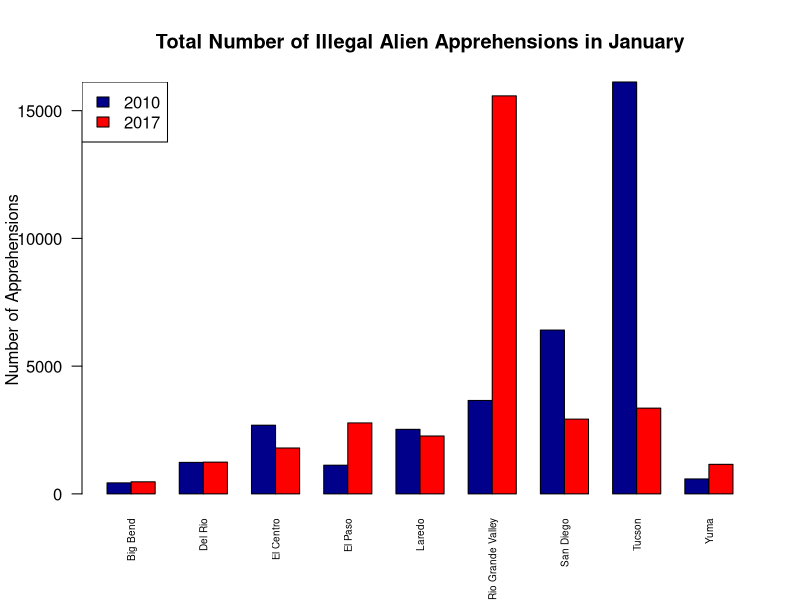
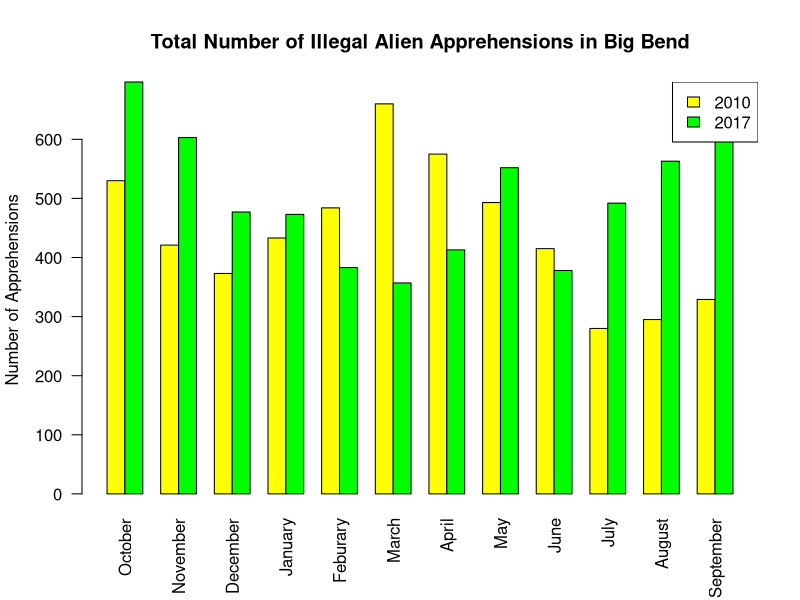

Write R code to recreate these figures, in order. (Note: this script raises an error after producing the figures.)
# Load the data
PB2010 <- read.csv('./Data/BP Apprehensions 2010.csv')
PB2017 <- read.csv('./Data/PB Apprehensions 2017.csv')
monthly <- read.csv('./Data/PB monthly summaries.csv')

# Clean the data
PB2017 <- PB2017[,-14]
PB2017 <- PB2017[-10,]
PB2017 <- cbind(Sector=PB2010$Sector,as.data.frame(sapply(PB2017[2:ncol(PB2017)],function(x){as.integer(gsub(',','',x))})))

# Save cleaned data
saveRDS(PB2010,file="./Data/PB Apprehensions 2010.rds")
saveRDS(PB2017,file='./Data/PB Apprehensions 2017.rds')
saveRDS(monthly,file='./Data/PB monthly summaries.rds')

# Compare by month

# write a function that would produce barplots by month
# PB1 and PB2 should be dataframes, and the function is designed to let PB2010 = PB1 and PB2017 = PB2
# n should be a string that indicates the month of the graph

month_graph <- function(PB1,PB2,n){
    month <- c('October','November','December','January','Feburary','March','April','May','June','July','August',
               'September')
    time <- which(month==n)
    m <- rbind(PB1[,time+1],PB2[,time+1])
    rownames(m) <- c('2010','2017')
    colnames(m) <- PB2010$Sector
    barplot(as.matrix(m),col=c('darkblue','red'),ylab='Number of Apprehensions',
            main=paste('Total Number of Illegal Alien Apprehensions in', n,sep = ' '),
            beside = TRUE,las=2,cex.names = 0.6)
    legend("topleft", 
           legend = rownames(m), 
           fill = c("darkblue", "red"))
}

# an example of the function above
month_graph(PB2010,PB2017,'January')

# Compare by sector

# write a function that would produce barplots by sector
# PB1 and PB2 should be dataframes, and the functions is designed to take PB2010 as PB1 and PB2017 as PB2
# n should be a string that indicates the sector of the graph

sector_graph <- function(PB1,PB2,n){
    sector <- as.character(PB2010$Sector)
    s <- which(sector==n)
    m <- rbind(PB1[s,-1],PB2[s,-1])
    rownames(m) <- c('2010','2017')
    colnames(m) <- c('October','November','December','January','Feburary','March','April','May','June','July','August',
                    'September')
    barplot(as.matrix(m),col=c('yellow','green'),ylab='Number of Apprehensions',
            main=paste('Total Number of Illegal Alien Apprehensions in',n,sep = ' '),
            beside = TRUE, las=2)
    legend("topright", 
           legend = rownames(m), 
           fill = c("yellow", "green"))
}

# an example of the function above

sector_graph(PB2010,PB2017,'Big Bend')

# Sector with most apprehensions in 2010
PB2010$Total <- apply(PB2010[,-1],1,sum)
most_2010 <- PB2010[PB2010$Total==max(PB2010$Total),]
most_2010_s <- as.character(PB2010$Sector[PB2010$Total==max(PB2010$Total)]) # gives the name of the sector

# Sector with most apprehensions in 2017
PB2017$Total <- apply(PB2017[,-1],1,sum)
most_2017 <- PB2017[PB2017$Total==max(PB2017$Total),]
most_2017_s <- as.character(PB2017$Sector[PB2017$Total==max(PB2017$Total)]) # gives the name of the sector

# Combine these two rows as a new dataframe
most <- as.data.frame(t(rbind(most_2010,most_2017)))
colnames(most) <- c('2010','2017')
most <- most[-1,]
most <- most[-13,]
most$`2010` <- as.numeric(as.character(most$`2010`))
most$`2017` <- as.numeric(as.character(most$`2017`))

# a variance test first
var.test(most$`2010`,most$`2017`) # the result of the test is that two samples have same variance

# then the initial t-test
t.test(most$`2010`,most$`2017`,paired=FALSE,var.equal = TRUE) 
# with a significance level of 0.05, we have to reject the null hypothesis and conclude that there are differences in mean

# a second t-test to find out if the mean level of apprehension increases from 2010 to 2017
t.test(most$`2010`,most$`2017`,paired=FALSE,var.equal = TRUE,alternative='greater')
# with a significance level of 0.05, we have to reject the null hypothesis and conclude that the mean level in 2010 is greater than the mean level in 2017


# Three months periods

# write a function that would return a dataframe with the total number of apprehensions in 3-month period
# object should be a data frame, particularly, should be either PB2010 or PB2017

three_period <- function(object) {
  period <- data.frame()
  for (i in (1:nrow(object))) {
    for (j in (1:(ncol(object)-3))){
      period[i,j] <- object[i,j+1]+object[i,j+2]+object[i,j+3]
    }
  }
  colnames(period) <- c('Oct-Dec','Nov-Jan','Dec-Feb','Jan-Mar','Feb-Apr','Mar-May','Apr-Jun',
                        'May-Jul','Jun-Aug','Jul-Sep')
  rownames(period) <- PB2017$Sector
  period
}

t_month_2010 <- three_period(PB2010)
t_month_2017 <- three_period(PB2017)

# Calculate the total apprehension for each three month period and assign a name for the new row
t_month_2010 <- rbind(t_month_2010,colSums(t_month_2010))
rownames(t_month_2010) <- c(rownames(t_month_2010)[-length(rownames(t_month_2010))],'Total')

t_month_2017 <- rbind(t_month_2017,colSums(t_month_2017))
rownames(t_month_2017) <- c(rownames(t_month_2017)[-length(rownames(t_month_2017))],'Total')

# Find the maximum apprehension level for each year and return the time period
max_2010 <- t_month_2010[,t_month_2010[length(t_month_2010),]==max(t_month_2010[length(t_month_2010),])]
max_2017 <- t_month_2017[,t_month_2017[length(t_month_2017),]==max(t_month_2017[length(t_month_2017),])]

max_2010_period <- colnames(t_month_2010)[t_month_2010[length(t_month_2010),]==max(t_month_2010[length(t_month_2010),])] # gives the exact time period of the max level apprehension
max_2017_period <- colnames(t_month_2017)[t_month_2017[length(t_month_2017),]==max(t_month_2017[length(t_month_2017),])] # gives the exact time period of the max level apprehension

# Combine these two samples together under a new data frame
max_three <- as.data.frame(cbind(max_2010,max_2017))

# Perform a variance test first
var.test(max_three$max_2010,max_three$max_2017) # the result of the variance test is that two samples having the same variance

# then do a two-sided t-test
t.test(max_three$max_2010,max_three$max_2017,paired = FALSE,var.equal = TRUE)
# with a significance level of 0.05, we can conclude that means of these two samples are different

# then do a one-sided test to see whether there is an increase in apprehension from 2010 to 2017
t.test(max_three$max_2010,max_three$max_2017,paired=FALSE,var.equal = TRUE,alternative = 'less')
# with a significance level of 0.05, we can conclude that mean level of apprehension in 2017 is greater than the mean level of apprehension in 2010
# thus we can say that there is an increae in meal apprehension level from 2010 to 2017

# # Time series data
# ts <- as.vector(t(monthly[,-1]))
# ts3 <- ts(ts2, start = c(2000,10), frequency=12)


# ts.plot(ts1)

# monthly data mean
# monthly$mean <- apply(monthly[,-1],1,mean)
